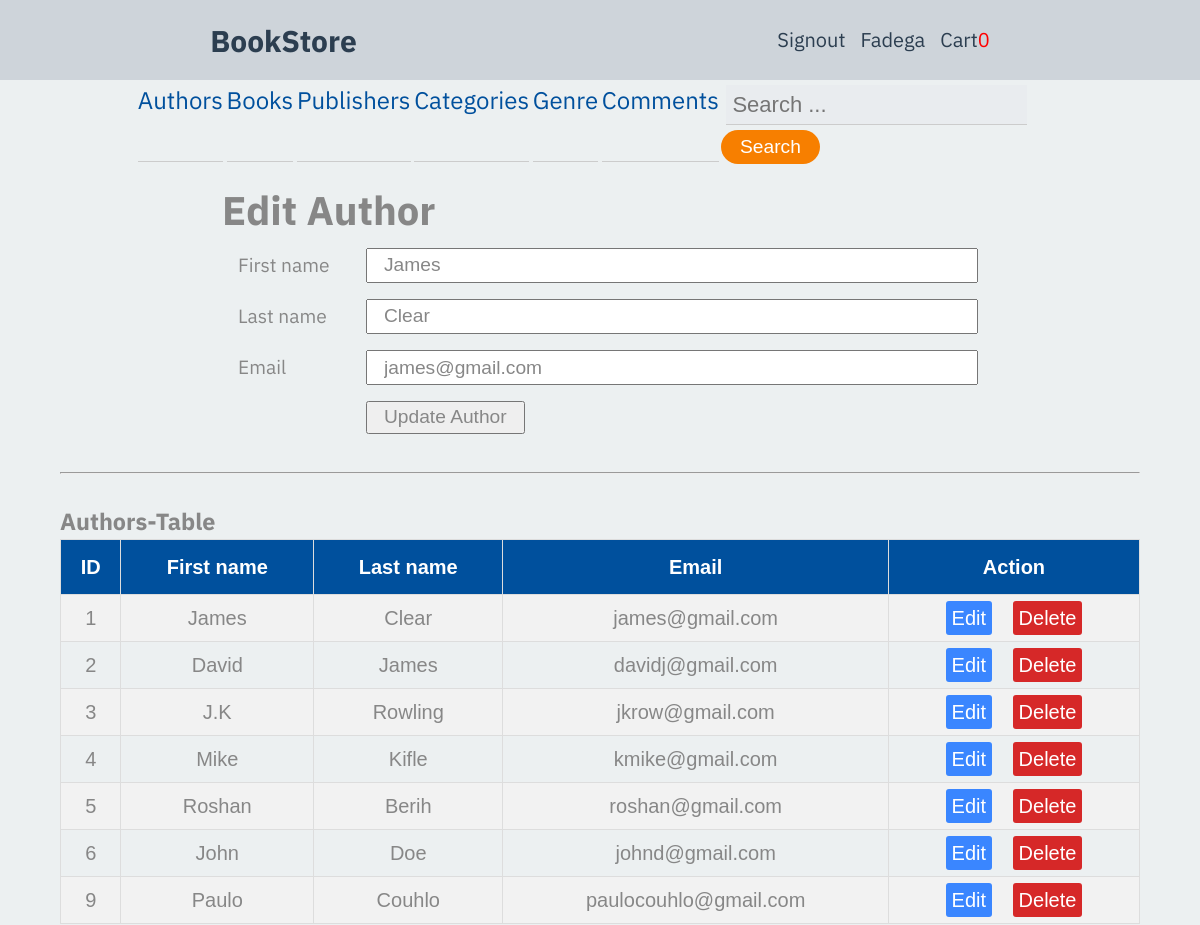
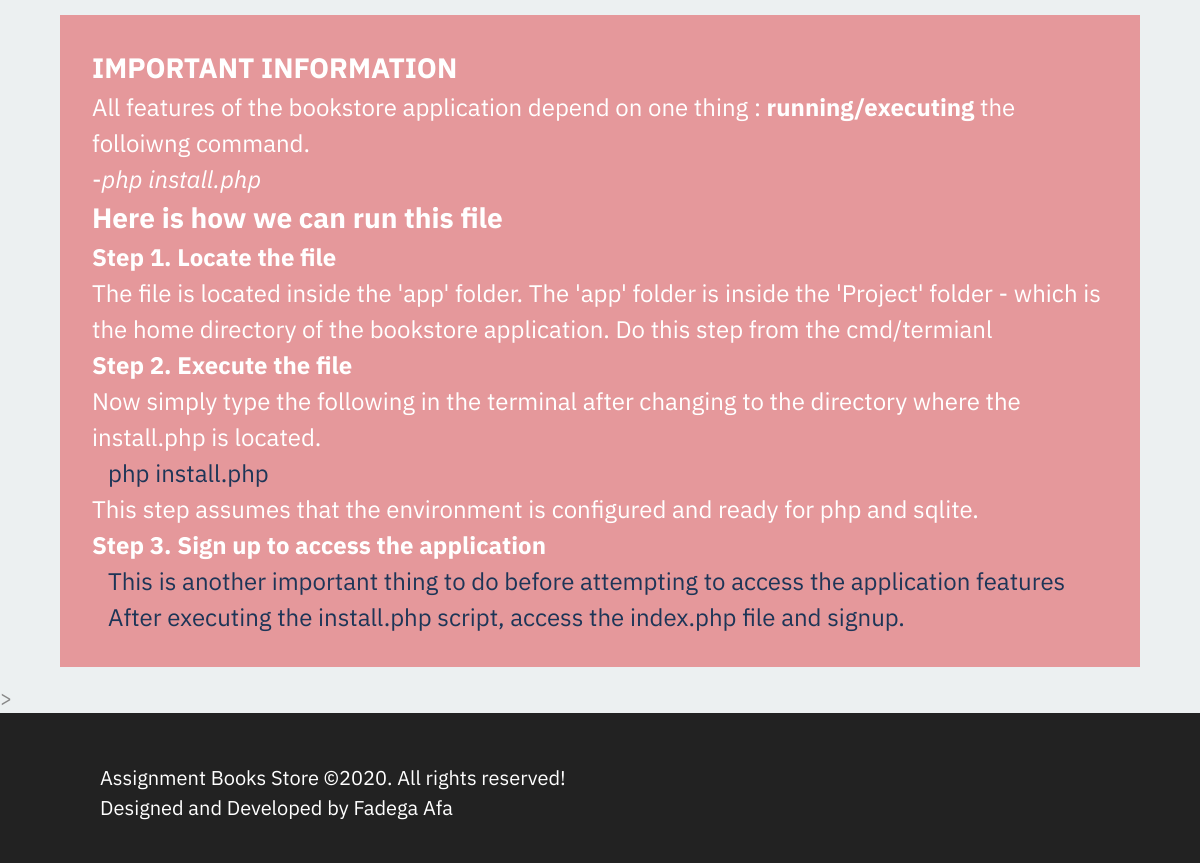
The page /templates/editauthor.php?id=1 (signed in) on the database its author committed (2 pictures, top to bottom).
### tables this page shows
CREATE TABLE author(
			author_id INTEGER PRIMARY KEY AUTOINCREMENT NOT NULL,
			firstname TEXT NOT NULL,
			lastname TEXT NOT NULL,
      email TEXT NOT NULL UNIQUE
		);

### templates/editauthor.php (the view, shortened to what this page needs)
<?php
require '../app/header.php';
require '../app/dbh.php';
$id= $_GET['id'];
$sql = 'SELECT *FROM author WHERE author_id=:id';
$stmt = $conn->prepare($sql);
$stmt->execute([':id'=>$id]);
$result = $stmt->fetch(PDO::FETCH_ASSOC);
?>
<main>
  <?php if(isset($_SESSION['useremail'])||isset($_SESSION['emailId'])){?>
        <form name="my-form" action="../app/editauthor.inc.php" method="post">
           <h1>Edit Author</h1>
            <div class="form-box">
                <label for="fname">First name</label>
                <input type="text" id="firstname" name="firstname" value="<?php echo $result['firstname'] ;?>" required >
            </div>
            <div class="form-box">
                <label for="lname">Last name</label>
                <input type="text" id="lastname" name="lastname" value="<?php echo $result['lastname'] ;?>" required>
            </div>
            <div class="form-box">
                <label for="email">Email</label>
                <input type="text" id="email" name="email" value="<?php echo $result['email'] ;?>" required>
            </div>
            <div class="form-box">
                <button type="submit" id="btnSend" name="update-author" value="<?php echo$id;?>">Update Author</button>
            </div>
        </form>
        <br><hr><br>
        <h3>Authors-Table</h3>
        <table class="db-table">
        <tr>
            <th>ID </th>
            <th>First name </th>
            <th>Last name </th>
            <th>Email </th>
            <th>Action</th>
        </tr>
        <?php
        $sql ='SELECT *FROM author';
        $res = $conn->prepare($sql);
        $res->execute();
        $data = $res->fetchAll(PDO::FETCH_ASSOC);
        foreach($data as $row):?>
          <tr>
            <td><?php echo $row['author_id'];?></td>
            <td><?php echo $row['firstname'];?></td>
            <td><?php echo $row['lastname'];?></td>
            <td><?php echo $row['email'];?></td>
            <td>
               <a class="edit" href="../templates/editauthor.php?id=<?php echo $row['author_id'];?>">Edit</a>
               <a class="delete" href="../templates/deleteauthor.php?id=<?php echo $row['author_id'];?>">Delete</a>
            </td>
          </tr>
        <?php endforeach; ?>
        </table>
      <?php }else{
           echo
              '  <h2><br>Access denied ..</h2>
                 <p><br>Oops! You are not authorized. Please signin
                 <a href="../templates/signin.php">here</a>
                 <span> Or singup <a href="../templates/signup.php">here</a> </span></p>';
           }
          ?>
    </main>>
<?php require '../app/footer.php';?>

### css/menu.css (style rules this page uses)
:root { --greyapple:#eee; --greenaple:#2ecc71; --drakmatter:#34495e; --darkermatter:#2c3e50; --darkergrey:#ced4da; }
* { margin: 0; padding:0; box-sizing: border-box; }
body { font-family: "IBM Plex Sans", Verdana, Tahoma, sans-serif; }
a { text-decoration: none; color:#00509d; color: #023047; color: #073b4c; color:red; }

### css/master.css (style rules this page uses)
* { box-sizing: border-box; padding:0; margin:0; }
html { box-sizing: border-box; font-size: 17px; line-height: 1.6; font-family: 'Source Sans Pro', sans-serif, Segoe UI, Roboto, Helvetica, Arial, sans-serif, 'Apple Color Emoji', 'Segoe UI Emoji', 'Segoe UI Symbol'; color: #878787; }
*, *::before, *:after { box-sizing: inherit; padding: 0; margin: 0; }
body { margin:0 auto; padding:0; font-size:20px; user-select: none; -webkit-user-select: none; -khtml-user-select: none; -moz-user-select: none; -ms-user-select: none; }
.db-table { font-family: "Trebuchet MS", Arial, Helvetica, sans-serif; border-collapse: collapse; width: 100%; }
.db-table td, .db-table th { border: 1px solid #ddd; padding: 8px; text-align: center; }
.db-table tr:nth-child(even) { background-color: #f2f2f2; }
.db-table th { padding-top: 12px; padding-bottom: 12px; text-align: left; background-color:#00509d; color: white; text-align: center; }
.db-table .delete { color:red; background:#d62828; color:white; padding:0.3em 0.3em; border-radius: 3px; }
.db-table .edit { margin-right:15px; background:#3a86ff; color:#fff; padding:0.3em 0.3em; border-radius: 3px; }
main { margin: 1rem auto; width:90%; max-width: 1200px; }
main form { width:70%; margin:0 auto; }
input, label, button { padding: 0.2rem 1rem; font-size: 1.2rem; color: inherit; }
.form-box { padding: 0.5rem 0; display: flex; flex-direction: column; }
.form-box label { display: none; }
.form-box input, .form-box select, .form-box textarea { flex-basis: 100%; }
#btnSend { margin-right: 5px; }
.placeholder { margin-top:1rem; background:#e5989b; color:#fff; font-size: 1.2em; padding:2rem; }
@media all and (min-width: 500px) { .form-box label { display: block; } }
@media all and (min-width: 600px) { .form-box { flex-direction: row; } }
@media all and (min-width: 600px) { .form-box label { flex-basis: 9rem; flex-grow: 0; flex-shrink: 0; } }
@media all and (min-width: 600px) { .form-box input, .form-box select, .form-box textarea { flex-basis: 0; flex-grow: 1; flex-shrink: 1; } }
@media all and (min-width: 600px) { .form-box button { margin-left: 9rem; } }

### css/dashboard.css (style rules this page uses)
html { box-sizing: border-box; font-size: 16px; line-height: 1.5; }
:root { --greyapple:#ecf0f1; --brightorange:#ff9f1c; --lightgrey:#D3D3D3; --greenaple:#2ecc71; --drakmatter:#34495e; --darkermatter:#2c3e50; }
body { background-color: var(--greyapple); font-family: "IBM Plex Sans", Verdana, Tahoma, sans-serif; }
*, *::before, *:after { box-sizing: inherit; padding: 0; margin: 0; }
a { text-decoration: none; color:var(--darkermatter); }

### rows shown on the page
author: firstname "James", lastname "Clear", email "james@gmail.com", author_id "1"
author: author_id "2", firstname "David", lastname "James", email "davidj@gmail.com"
author: author_id "3", firstname "J.K", lastname "Rowling", email "jkrow@gmail.com"
author: author_id "4", firstname "Mike", lastname "Kifle", email "kmike@gmail.com"
author: author_id "5", firstname "Roshan", lastname "Berih", email "roshan@gmail.com"
author: author_id "6", firstname "John", lastname "Doe", email "johnd@gmail.com"
author: author_id "9", firstname "Paulo", lastname "Couhlo", email "paulocouhlo@gmail.com"

### other values the page prints
$_SESSION['firstname'] "Fadega"
